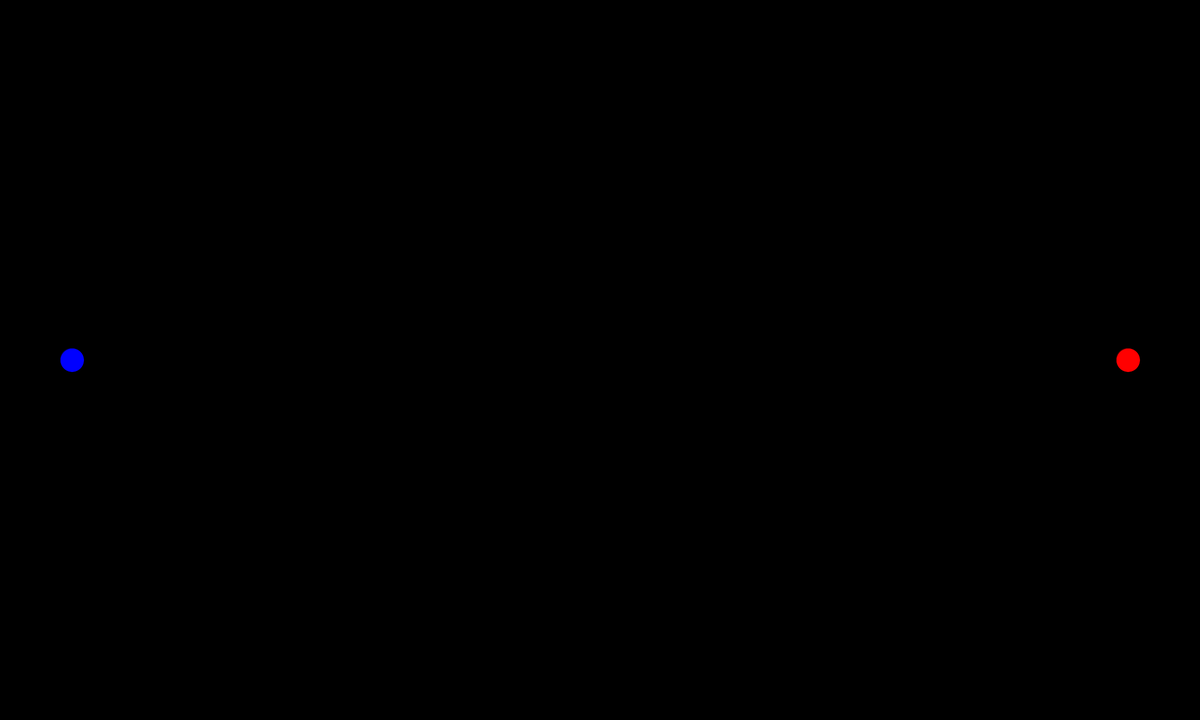
Frame 1 (no input)
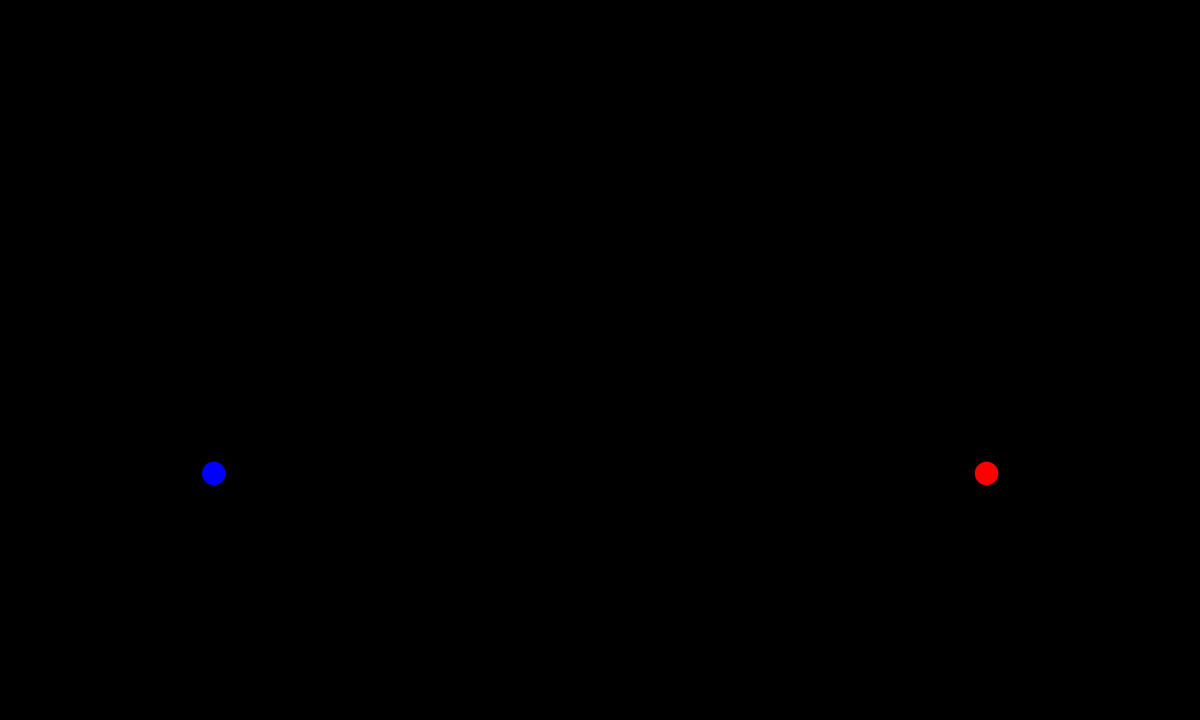
Frame 60 (the mouse pressed at the canvas centre just before this capture)
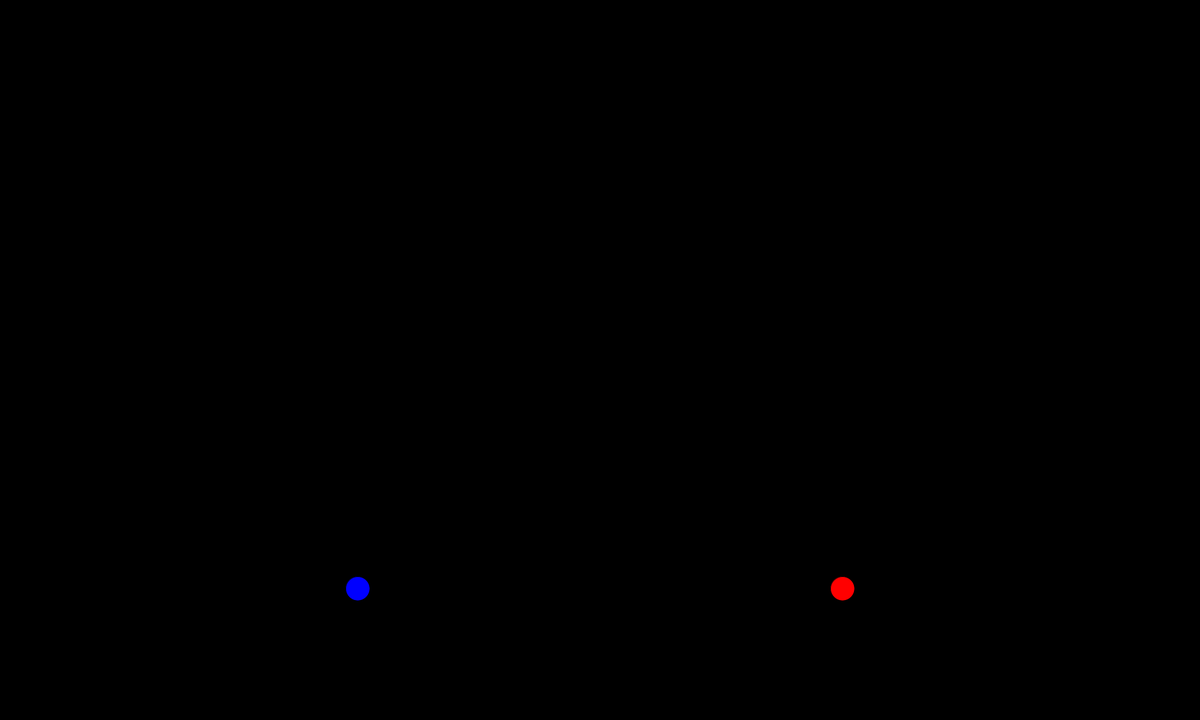
Frame 120 (the mouse held since frame 60 and released just before this capture)

The Processing sketch that drew these frames (run headless with seeded random() and noise(); from frame 60 on, the mouse is pressed at the canvas centre):

// Processing sketch: CollisionTesting
// ── CollisionTesting.pde
int v1x, v1y, v2x, v2y, x1, x2, y1, y2, r1, r2, backgroundr, backgroundg, backgroundb;

void setup() {
  size(2500, 1500);
  frameRate(240);
  
  r1 = r2 = 25;
  x1 = width - 150;
  x2 = 150;
  y1 = y2 = height / 2;
  v1x = -5;
  v2x = 5;
  v1y = 4;
  v2y = 4;

}

void draw() {
 background(backgroundr, backgroundg, backgroundb);
 
 float distance = dist(x1, y1, x2, y2);
 if(distance <= r1 + r2) {
  v1x = -v1x;
  v2x = -v2x;
  v1y = - v1y;
  v2y = -v2y;
  backgroundr = int(random(0, 255));
  backgroundg = int(random(0, 255));
  backgroundb = int(random(0, 255));
 }
 
 stroke(0);
 strokeWeight(1);
 fill(255, 0, 0);
 ellipse(x1, y1, r1 * 2, r1 * 2);
 fill(0, 0, 255);
 ellipse(x2, y2, r2 * 2, r2 * 2);
 
 x1 += v1x;
 x2 += v2x;
 y1 += v1y;
 y2 += v2y;
 
 if(x1 <= r1 || x1 >= width - r1) {
  v1x = -v1x; 
 }
 if(x2 <= r2 || x2 >= width - r2) {
  v2x = -v2x; 
 }
 if(y1 <= r1 || y1 >= height - r1) {
  v1y = -v1y;
 }
 if(y2 <= r2 || y2 >= height - r2) {
  v2y = -v2y;
 }
}
